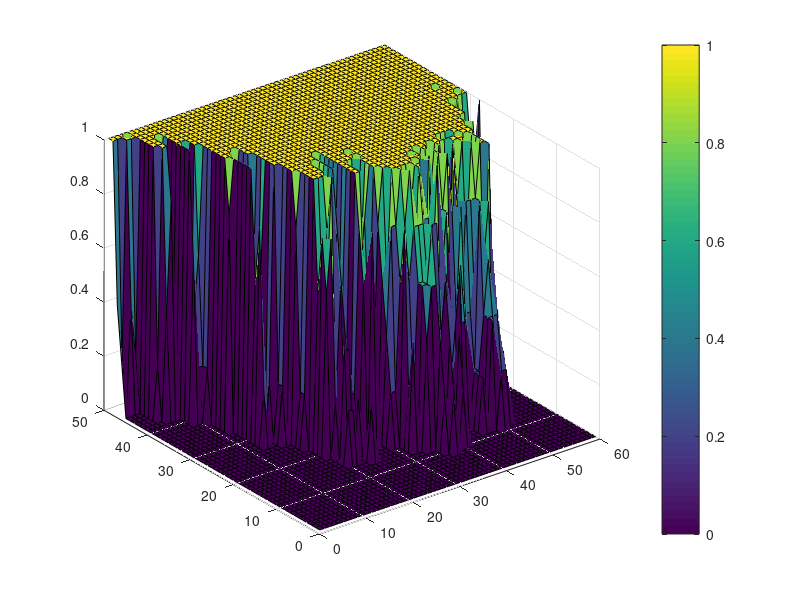

The MATLAB source for this figure:
load('maxdispcell')
N=5;%number of different scenarios
snap=cell(1,N);%initialize cell
probsnap=zeros(50,60);
threshold=23;%threshold for dynamical snap in nondimensional units
for i=1:N
    snap{i}=zeros(50,60);
    snap{i}(find(maxdisp{i}>threshold))=1;
    probsnap=probsnap+snap{i};
end
probsnap=probsnap/N;
surf(probsnap)
colorbar
